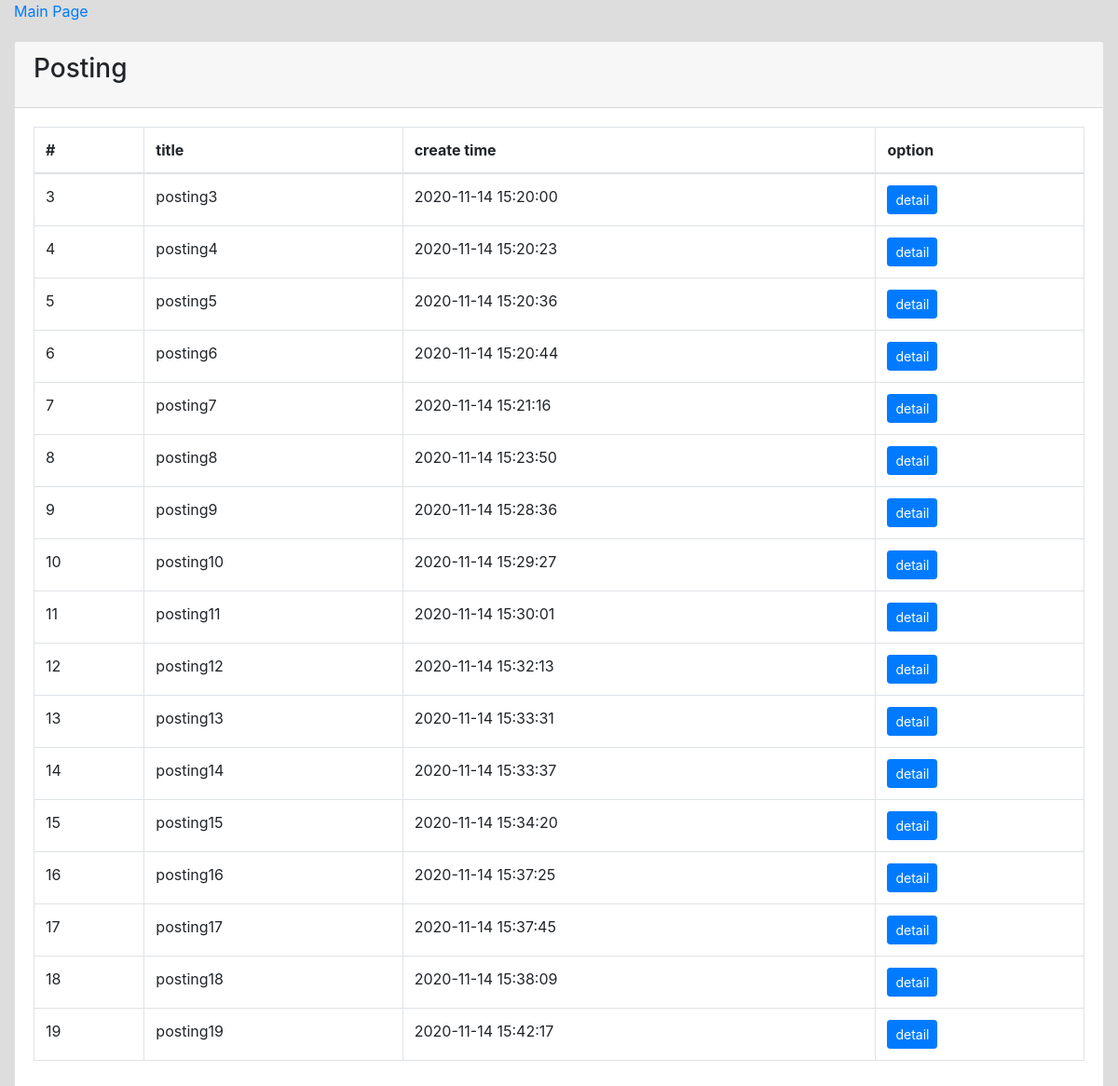
The app's page /guest.php with its own data.
### tables this page shows
CREATE TABLE `posting` (
  `id` int(11) NOT NULL AUTO_INCREMENT,
  `title` varchar(255) NOT NULL DEFAULT '',
  `pic` varchar(255) NOT NULL DEFAULT '',
  `content` text NOT NULL,
  `status` varchar(255) DEFAULT "public",
  `create_time` timestamp NOT NULL DEFAULT CURRENT_TIMESTAMP,
  `last_update_time` timestamp NOT NULL DEFAULT CURRENT_TIMESTAMP ON UPDATE CURRENT_TIMESTAMP,
  PRIMARY KEY (`id`)
);

### func/dbQuery.php (called while the page is built, shortened)
<?php
require_once dirname(__FILE__).'/db.php';
function getAll($sql = '', $data = [])
{
    global $db;
    $stmt = $db->prepare($sql);
    $stmt->execute($data);
    return $stmt->fetchAll(PDO::FETCH_ASSOC);
}
?>

### func/func.php (called while the page is built, shortened)
<?php
require_once dirname(__FILE__).'/db.php';
require_once dirname(__FILE__) . "/dbQuery.php";
function getPublicPost(){
    return getAll("select *
                        from posting
                        where status= 'public'");
}
?>

### guest.php (the view, shortened to what this page needs)
<?php require_once "./common/header.php";
require_once "./func/func.php";
$dataList =getPublicPost();
?>
    <div class="wrapper">
        <section class="content">
            <div class="container-fluid">
                <nav>
                    <a href="index.php">Main Page</a>
                </nav>
                <div class="row" style="margin-top: 20px">
                    <div class="col-md-12">
                        <div class="card">
                            <div class="card-header">
                                <h3 class="card-title">Posting</h3>
                            </div>
                            <div class="card-body">
                                <table class="table table-bordered">
                                    <thead>
                                    <tr>
                                        <th>#</th>
                                        <th>title</th>
                                        <th>create time</th>
                                        <th>option</th>
                                    </tr>
                                    </thead>
                                    <tbody id="group-list">
                                    <?php foreach ($dataList as $item) {
                                        ?>
                                        <tr>
                                            <td><?php echo $item['id'] ?></td>
                                            <td><?php echo $item['title'] ?></td>
                                            <td><?php echo $item['create_time'] ?></td>
                                            <td data-id="<?php echo $item['id'] ?>">
                                                <button class="btn btn-primary btn-sm" onclick="detailPostingGuest($(this))">detail</button>
                                            </td>
                                        </tr>
                                        <?php
                                    } ?>
                                    </tbody>
                                </table>
                            </div>
                        </div>
                    </div>
                </div>
            </div>
        </section>
    </div>
<?php require_once "./common/footer.php";?>

### common/header.php (shortened to what this page needs)
<!DOCTYPE html>
<html lang="en">
<head>
    <link href="https://cdn.bootcss.com/twitter-bootstrap/4.4.1/css/bootstrap.css" rel="stylesheet">
    <link href="https://cdn.bootcss.com/font-awesome/5.12.1/css/all.min.css" rel="stylesheet">
</head>
<body class="hold-transition sidebar-mini"  style="background-color: #dddddd">

### common/footer.php
</body>
</html>

### records on screen
posting: id "3", title "posting3", create_time "2020-11-14 15:20:00"
posting: id "4", title "posting4", create_time "2020-11-14 15:20:23"
posting: id "5", title "posting5", create_time "2020-11-14 15:20:36"
posting: id "6", title "posting6", create_time "2020-11-14 15:20:44"
posting: id "7", title "posting7", create_time "2020-11-14 15:21:16"
posting: id "8", title "posting8", create_time "2020-11-14 15:23:50"
posting: id "9", title "posting9", create_time "2020-11-14 15:28:36"
posting: id "10", title "posting10", create_time "2020-11-14 15:29:27"
posting: id "11", title "posting11", create_time "2020-11-14 15:30:01"
posting: id "12", title "posting12", create_time "2020-11-14 15:32:13"
posting: id "13", title "posting13", create_time "2020-11-14 15:33:31"
posting: id "14", title "posting14", create_time "2020-11-14 15:33:37"
posting: id "15", title "posting15", create_time "2020-11-14 15:34:20"
posting: id "16", title "posting16", create_time "2020-11-14 15:37:25"
posting: id "17", title "posting17", create_time "2020-11-14 15:37:45"
posting: id "18", title "posting18", create_time "2020-11-14 15:38:09"
posting: id "19", title "posting19", create_time "2020-11-14 15:42:17"
